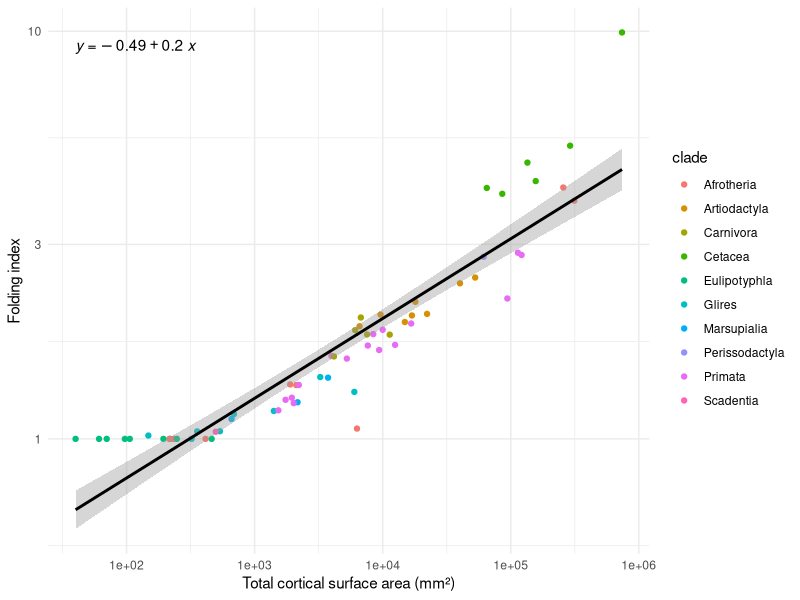
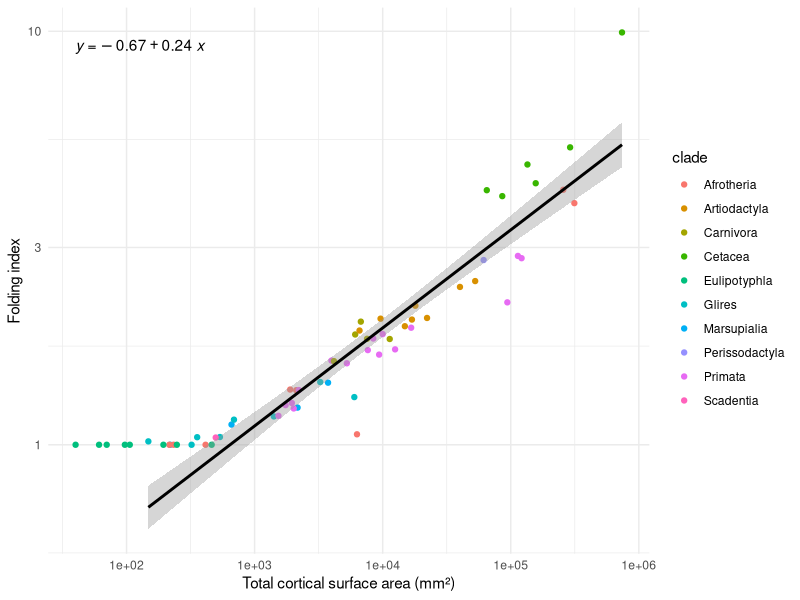
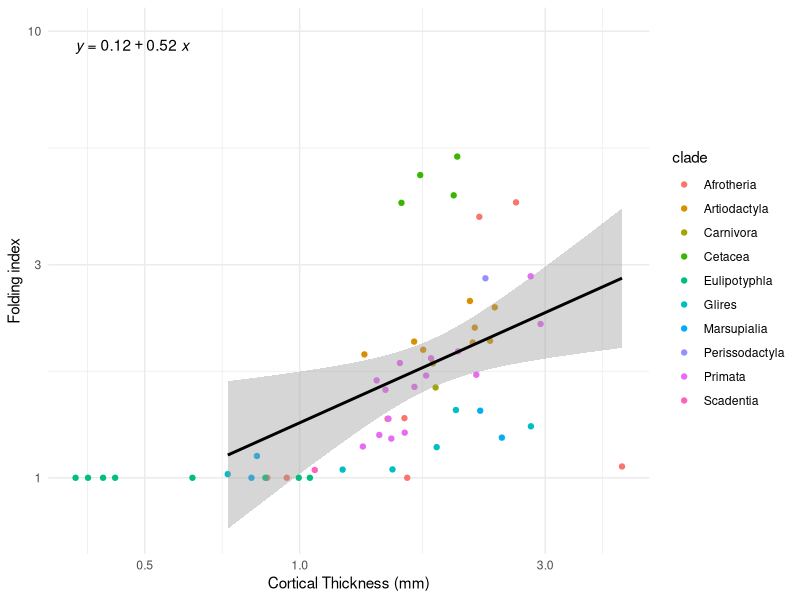
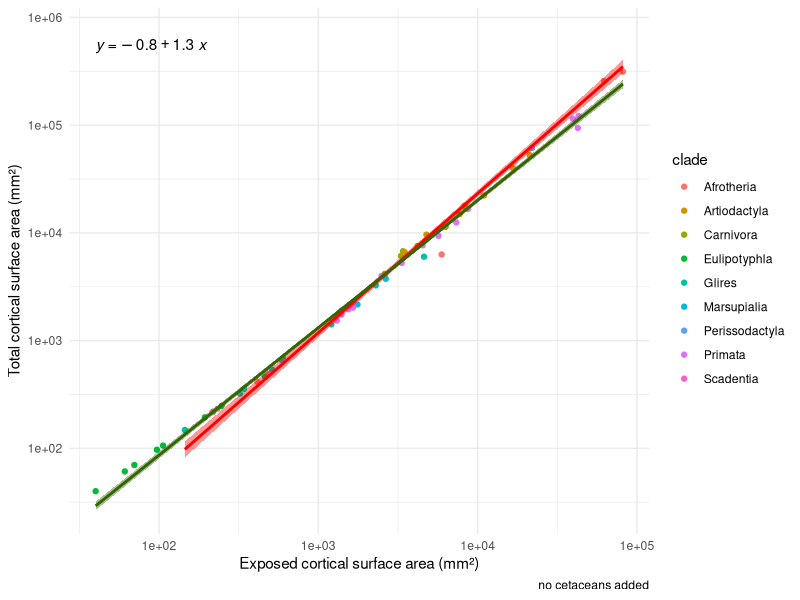
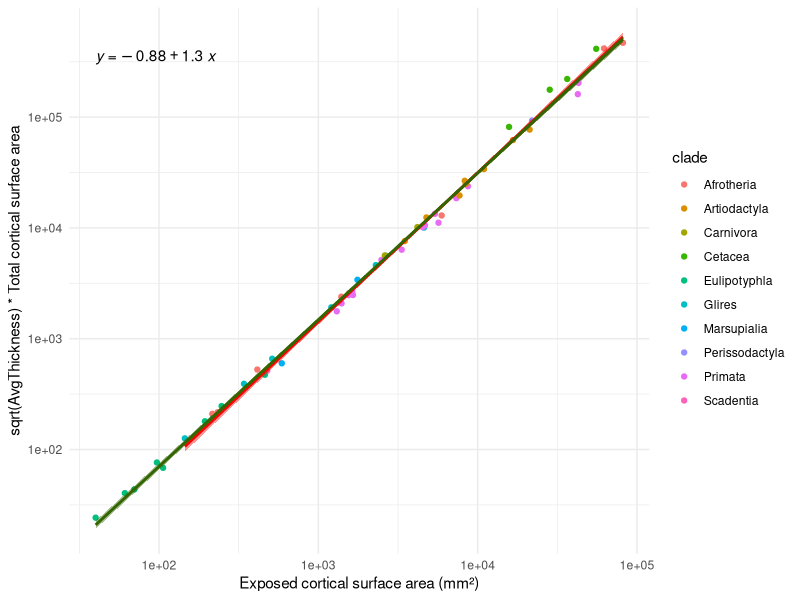
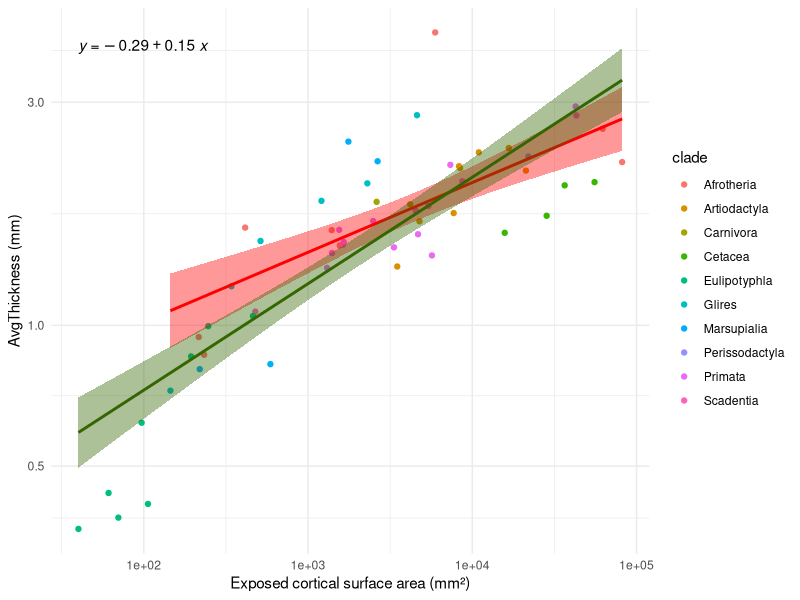
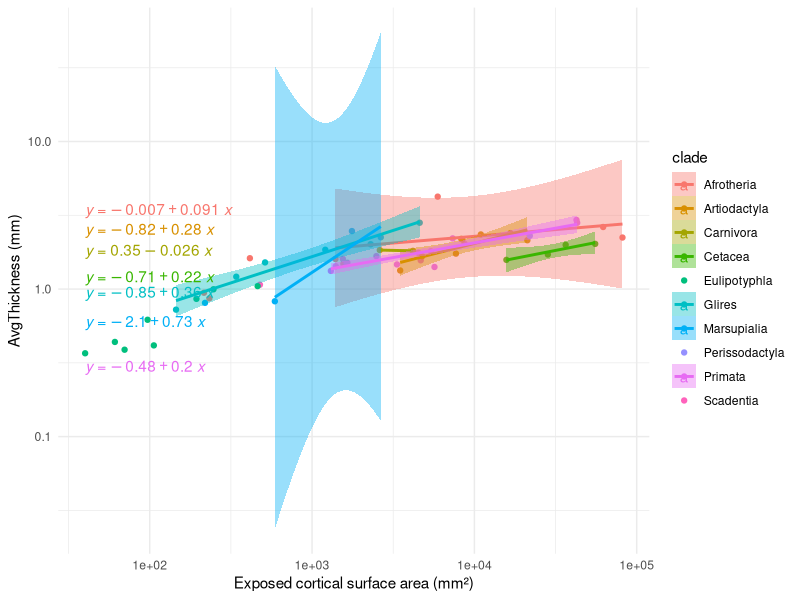

R code for these plots, in order:
## ---- chunk 1
knitr::opts_chunk$set(
	echo = TRUE,
	message = FALSE,
	warning = FALSE,
	cache = TRUE
)
## ---- chunk 2
## Define o diretorio de trabalho/Working Directory
setwd("~/GitHub/MH2015")

## Instala os pacotes necessarios - retirar os comentarios se for rodar pela primeira vez
# install.packages("tidyverse")
# install.packages("ggpubr")

## Chama os pacotes necessarios
library(readxl)
library(tidyverse)
library(ggpubr)

## ---- chunk 3
## Importa os dados
dados_MH2015 <- read_excel("dados_Bruno_etal_Nature_UniversalScaling.xls")
View(dados_MH2015)

## Renomeia as colunas
colnames(dados_MH2015)[3] <- "TotalArea"
colnames(dados_MH2015)[5] <- "AvgThickness"

## ---- chunk 4
## Calcular area exposta a partir da area total e do folding index (FI ou localGI)
dados_MH2015 <- dados_MH2015 %>%
  mutate(ExposedArea = TotalArea/FI)

## ---- chunk 5
ggplot(dados_MH2015, aes(x = TotalArea, y = FI)) +
  geom_point(aes(color = clade)) +
  scale_x_log10() +
  scale_y_log10() +
  labs(x = "Total cortical surface area (mm²)", y = "Folding index") +
  theme_minimal() +
  stat_smooth(method = "lm", color = "black") +
  stat_regline_equation()
## ---- chunk 6
cor <- cor.test(log10(dados_MH2015$TotalArea), log10(dados_MH2015$FI))
cor
paste("R2 = ", signif(cor$estimate^2, 2))
## ---- chunk 7
ggplot(dados_MH2015, aes(x = TotalArea, y = FI)) +
  geom_point(aes(color = clade)) +
  scale_x_log10() +
  scale_y_log10() +
  labs(x = "Total cortical surface area (mm²)", y = "Folding index") +
  theme_minimal() +
  stat_smooth(data = subset(dados_MH2015, FI >1), method = "lm", color = "black") +
  # stat_smooth(method = "lm", color = "#336600", alpha = 0.4) +
  stat_regline_equation(data = subset(dados_MH2015, FI >1))
## ---- chunk 8
lm <- lm(log10(FI) ~ log10(TotalArea), filter(dados_MH2015, FI > 1))
summary(lm)
## ---- chunk 9
cor <- cor.test(log10(filter(dados_MH2015, FI > 1)$TotalArea), log10(filter(dados_MH2015, FI > 1)$FI))
cor
paste("R2 = ", signif(cor$estimate^2, 2))
## ---- chunk 10
ggplot(dados_MH2015, aes(x = AvgThickness, y = FI)) +
  geom_point(aes(color = clade)) +
  scale_x_log10() +
  scale_y_log10() +
  labs(x = "Cortical Thickness (mm)", y = "Folding index") +
  theme_minimal() +
  stat_smooth(data = subset(dados_MH2015, FI >1), method = "lm", color = "black") +
  # stat_smooth(method = "lm", color = "#336600", alpha = 0.4) +
  stat_regline_equation(data = subset(dados_MH2015, FI >1))
## ---- chunk 11
lm <- lm(log10(FI) ~ log10(AvgThickness), filter(dados_MH2015, FI > 1))
summary(lm)
## ---- chunk 12
cor <- cor.test(log10(filter(dados_MH2015, FI > 1)$AvgThickness), log10(filter(dados_MH2015, FI > 1)$FI))
cor
paste("R2 = ", signif(cor$estimate^2, 2))
## ---- chunk 13
ggplot(filter(dados_MH2015, clade !="Cetacea"), aes(x = ExposedArea, y = TotalArea)) +
  geom_point(aes(color = clade)) +
  scale_x_log10() +
  scale_y_log10() +
  labs(x = "Exposed cortical surface area (mm²)", y = "Total cortical surface area (mm²)", caption = "no cetaceans added") +
  theme_minimal() +
  stat_smooth(data = subset(dados_MH2015, FI >1), method = "lm", color = "red", fill = "red") +
  stat_smooth(method = "lm", color = "#336600", fill = "#336600") +
  stat_regline_equation(data = subset(dados_MH2015, FI >1))
## ---- chunk 14
lm <- lm(log10(TotalArea) ~ log10(ExposedArea), filter(dados_MH2015, FI > 1, clade !="Cetacea"))
summary(lm)
## ---- chunk 15
cor <- cor.test(log10(filter(dados_MH2015, FI > 1, clade !="Cetacea")$ExposedArea), log10(filter(dados_MH2015, FI > 1, clade !="Cetacea")$TotalArea))
cor
paste("R2 = ", signif(cor$estimate^2, 2))
## ---- chunk 16
ggplot(filter(dados_MH2015), aes(x = ExposedArea, y = TotalArea*sqrt(AvgThickness))) +
  geom_point(aes(color = clade)) +
  scale_x_log10() +
  scale_y_log10() +
  labs(x = "Exposed cortical surface area (mm²)", y = "sqrt(AvgThickness) * Total cortical surface area") +
  theme_minimal() +
  stat_smooth(data = subset(dados_MH2015, FI >1), method = "lm", color = "red", fill = "red") +
  stat_smooth(method = "lm", color = "#336600", fill = "#336600") +
  stat_regline_equation(data = subset(dados_MH2015, FI >1))
## ---- chunk 17
lm <- lm(log10(TotalArea*sqrt(AvgThickness)) ~ log10(ExposedArea), filter(dados_MH2015, FI > 1))
summary(lm)
## ---- chunk 18
cor <- cor.test(log10(filter(dados_MH2015, FI > 1)$ExposedArea), log10(filter(dados_MH2015, FI > 1)$TotalArea*sqrt(filter(dados_MH2015, FI > 1)$AvgThickness)))
cor
paste("R2 = ", signif(cor$estimate^2, 2))
## ---- chunk 19
ggplot(filter(dados_MH2015), aes(x = ExposedArea, y = AvgThickness)) +
  geom_point(aes(color = clade)) +
  scale_x_log10() +
  scale_y_log10() +
  labs(x = "Exposed cortical surface area (mm²)", y = "AvgThickness (mm)") +
  theme_minimal() +
  stat_smooth(data = subset(dados_MH2015, FI >1), method = "lm", color = "red", fill = "red") +
  stat_smooth(method = "lm", color = "#336600", fill = "#336600") +
  stat_regline_equation(data = subset(dados_MH2015, FI >1))

## ---- chunk 20
ggplot(filter(dados_MH2015), aes(x = ExposedArea, y = AvgThickness, color = clade, fill = clade)) +
  geom_point() +
  scale_x_log10() +
  scale_y_log10() +
  labs(x = "Exposed cortical surface area (mm²)", y = "AvgThickness (mm)") +
  theme_minimal() +
  stat_smooth(data = subset(dados_MH2015, FI >1), method = "lm", alpha = 0.4) +
  stat_regline_equation(data = subset(dados_MH2015, FI >1))
## ---- chunk 21
lm <- lm(log10(AvgThickness) ~ log10(ExposedArea), filter(dados_MH2015, FI > 1))
summary(lm)
## ---- chunk 22
cor <- cor.test(log10(filter(dados_MH2015, FI > 1)$ExposedArea), log10(filter(dados_MH2015, FI > 1)$AvgThickness))
cor
paste("R2 = ", signif(cor$estimate^2, 2))
